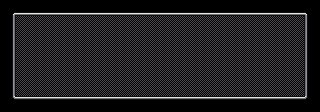

Tiled map render using the project's own tile images. Description and the map definition, with tile-layer contents summarised, below:
An orthogonal 20x7 tile map with 16x16 px tiles, 1 tile layer (Tile Layer 1).

<map version="1.0" orientation="orthogonal" renderorder="right-down" width="20" height="7" tilewidth="16" tileheight="16" nextobjectid="1">
 <tileset firstgid="1" source="../../Screens/GameScreen/Tilesets/basictiles.tsx" />
 <layer name="Tile Layer 1" width="20" height="7">
  <data>[140 cells, 140 non-empty, 9 distinct tile ids]</data>
 </layer>
</map>
